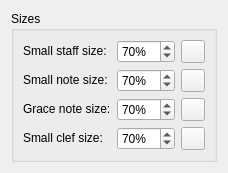
      <widget class="QWidget" name="PageSizes">
       <layout class="QVBoxLayout" name="verticalLayout_18">
        <property name="spacing">
         <number>0</number>
        </property>
        <item>
         <widget class="QGroupBox" name="groupBox_sizes">
          <property name="title">
           <string>Sizes</string>
          </property>
          <layout class="QGridLayout" name="gridLayout_27">
           <item row="0" column="0">
            <widget class="QLabel" name="label_38">
             <property name="sizePolicy">
              <sizepolicy hsizetype="Fixed" vsizetype="Fixed">
               <horstretch>0</horstretch>
               <verstretch>0</verstretch>
              </sizepolicy>
             </property>
             <property name="text">
              <string>Small staff size:</string>
             </property>
             <property name="buddy">
              <cstring>smallStaffSize</cstring>
             </property>
            </widget>
           </item>
           <item row="0" column="1">
            <widget class="QSpinBox" name="smallStaffSize">
             <property name="sizePolicy">
              <sizepolicy hsizetype="Preferred" vsizetype="Fixed">
               <horstretch>0</horstretch>
               <verstretch>0</verstretch>
              </sizepolicy>
             </property>
             <property name="suffix">
              <string notr="true">%</string>
             </property>
             <property name="minimum">
              <number>10</number>
             </property>
             <property name="maximum">
              <number>200</number>
             </property>
             <property name="value">
              <number>70</number>
             </property>
            </widget>
           </item>
           <item row="0" column="2">
            <widget class="QToolButton" name="resetSmallStaffSize">
             <property name="toolTip">
              <string>Reset to default</string>
             </property>
             <property name="accessibleName">
              <string>Reset 'Small staff size' value</string>
             </property>
             <property name="text">
              <string notr="true"/>
             </property>
            </widget>
           </item>
           <item row="0" column="3">
            <spacer name="horizontalSpacer_24">
             <property name="orientation">
              <enum>Qt::Horizontal</enum>
             </property>
             <property name="sizeHint" stdset="0">
              <size>
               <width>0</width>
               <height>0</height>
              </size>
             </property>
            </spacer>
           </item>
           <item row="1" column="0">
            <widget class="QLabel" name="label_44">
             <property name="sizePolicy">
              <sizepolicy hsizetype="Fixed" vsizetype="Fixed">
               <horstretch>0</horstretch>
               <verstretch>0</verstretch>
              </sizepolicy>
             </property>
             <property name="text">
              <string>Small note size:</string>
             </property>
             <property name="buddy">
              <cstring>smallNoteSize</cstring>
             </property>
            </widget>
           </item>
           <item row="1" column="1">
            <widget class="QSpinBox" name="smallNoteSize">
             <property name="sizePolicy">
              <sizepolicy hsizetype="Preferred" vsizetype="Fixed">
               <horstretch>0</horstretch>
               <verstretch>0</verstretch>
              </sizepolicy>
             </property>
             <property name="suffix">
              <string notr="true">%</string>
             </property>
             <property name="minimum">
              <number>10</number>
             </property>
             <property name="maximum">
              <number>200</number>
             </property>
             <property name="value">
              <number>70</number>
             </property>
            </widget>
           </item>
           <item row="1" column="2">
            <widget class="QToolButton" name="resetSmallNoteSize">
             <property name="toolTip">
              <string>Reset to default</string>
             </property>
             <property name="accessibleName">
              <string>Reset 'Small note size' value</string>
             </property>
             <property name="text">
              <string notr="true"/>
             </property>
            </widget>
           </item>
           <item row="2" column="0">
            <widget class="QLabel" name="label_39">
             <property name="sizePolicy">
              <sizepolicy hsizetype="Fixed" vsizetype="Fixed">
               <horstretch>0</horstretch>
               <verstretch>0</verstretch>
              </sizepolicy>
             </property>
             <property name="text">
              <string>Grace note size:</string>
             </property>
             <property name="buddy">
              <cstring>graceNoteSize</cstring>
             </property>
            </widget>
           </item>
           <item row="2" column="1">
            <widget class="QSpinBox" name="graceNoteSize">
             <property name="sizePolicy">
              <sizepolicy hsizetype="Preferred" vsizetype="Fixed">
               <horstretch>0</horstretch>
               <verstretch>0</verstretch>
              </sizepolicy>
             </property>
             <property name="suffix">
              <string notr="true">%</string>
             </property>
             <property name="minimum">
              <number>10</number>
             </property>
             <property name="maximum">
              <number>200</number>
             </property>
             <property name="value">
              <number>70</number>
             </property>
            </widget>
           </item>
           <item row="2" column="2">
            <widget class="QToolButton" name="resetGraceNoteSize">
             <property name="toolTip">
              <string>Reset to default</string>
             </property>
             <property name="accessibleName">
              <string>Reset 'Grace note size' value</string>
             </property>
             <property name="text">
              <string notr="true"/>
             </property>
            </widget>
           </item>
           <item row="3" column="0">
            <widget class="QLabel" name="label_45">
             <property name="sizePolicy">
              <sizepolicy hsizetype="Fixed" vsizetype="Fixed">
               <horstretch>0</horstretch>
               <verstretch>0</verstretch>
              </sizepolicy>
             </property>
             <property name="text">
              <string>Small clef size:</string>
             </property>
             <property name="buddy">
              <cstring>smallClefSize</cstring>
             </property>
            </widget>
           </item>
           <item row="3" column="1">
            <widget class="QSpinBox" name="smallClefSize">
             <property name="sizePolicy">
              <sizepolicy hsizetype="Preferred" vsizetype="Fixed">
               <horstretch>0</horstretch>
               <verstretch>0</verstretch>
              </sizepolicy>
             </property>
             <property name="suffix">
              <string notr="true">%</string>
             </property>
             <property name="minimum">
              <number>10</number>
             </property>
             <property name="maximum">
              <number>200</number>
             </property>
             <property name="value">
              <number>70</number>
             </property>
            </widget>
           </item>
           <item row="3" column="2">
            <widget class="QToolButton" name="resetSmallClefSize">
             <property name="toolTip">
              <string>Reset to default</string>
             </property>
             <property name="accessibleName">
              <string>Reset 'Small clef size' value</string>
             </property>
             <property name="text">
              <string notr="true"/>
             </property>
            </widget>
           </item>
          </layout>
         </widget>
        </item>
        <item>
         <spacer name="verticalSpacer_21">
          <property name="orientation">
           <enum>Qt::Vertical</enum>
          </property>
          <property name="sizeHint" stdset="0">
           <size>
            <width>0</width>
            <height>0</height>
           </size>
          </property>
         </spacer>
        </item>
       </layout>
      </widget>
